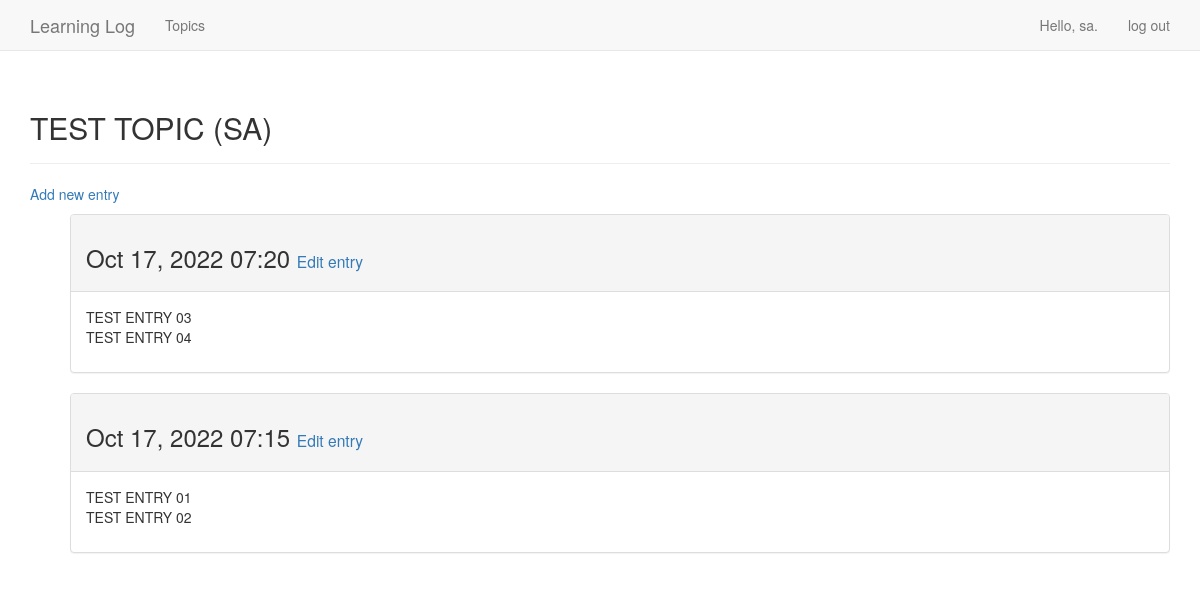
The page /topics/24/ (signed in) on the database its author committed.
### learning_logs/models.py (models this page shows, shortened)
class Topic(models.Model):
    text       = models.CharField(max_length=200)
    date_added = models.DateTimeField(auto_now_add=True)
    owner = models.ForeignKey(User, on_delete=models.PROTECT)
    def __str__(self):
        return self.text
    '''
    We need to tell Django which attribute to use by default when
    it displays information about a topic. Django calls  __str__()
    method to display a simple representation of a model. Here we've
    written __str__() method that returns the string stored in
    the text attribute
    '''

class Entry(models.Model):
    text       = models.TextField()
    date_added = models.DateTimeField(auto_now_add=True)
    topic      = models.ForeignKey(Topic, on_delete=models.PROTECT)
    '''
    "ForeignKey" is a database term; it's a reference to another record
    in the database. This is the code that connects each entry to a specific
    topic. Each topic is assigned a key, or ID, when it's created. When Django
    needs to establish a connection between two pieces of data, it uses the
    key associated with each piece of information. We'll use these connections
    shortly to retrieve all the entries associated with a certain topic.
    '''
    class Meta:
        verbose_name_plural = 'entries'

### learning_logs/views.py (the view)
# urls.py: re_path(r'^topics/(?P<topic_id>\d+)/$', views.topic, name='topic'),
@login_required
def topic(request, topic_id):
    topic = Topic.objects.get(id=topic_id)
    if topic.owner != request.user:
       raise Http404
    entries = topic.entry_set.order_by('-date_added')
    context = {'topic': topic, 'entries': entries}
    return render(request, 'learning_logs/topic.html', context)

### learning_logs/templates/learning_logs/topic.html
{% extends 'learning_logs/base.html' %}
{% block header %}
  <h2>{{ topic }}</h2>
{% endblock header %}
{% block content %}
  <p>
    <a href="{% url 'learning_logs:new_entry' topic.id %}">Add new entry</a>
  </p>
  <ul>
  {% for entry in entries %}
    <div class="panel panel-default">
      <div class="panel-heading">
        <h3>
          {{ entry.date_added|date:'M d, Y H:i' }}
          <small>
            <a href="{% url 'learning_logs:edit_entry' entry.id %}">Edit entry</a>
          </small>
        </h3>
      </div>
      <div class="panel-body"> {{ entry.text|linebreaks }}</div>
    </div>
    {% empty %}
      There are no entries for this topic yet.
  {% endfor %}
{% endblock content %}

### learning_logs/templates/learning_logs/base.html (shortened to what this page needs)
{% load bootstrap3 %}
<!DOCTYPE html>
<html lang="en">
<head>
  {% bootstrap_css %}
</head>
<body>
  <nav class="navbar navbar-default navbar-static-top">
    <div class="container">
      <div class="navbar-header">
        <a class="navbar-brand" href="{% url 'learning_logs:index' %}">
           Learning Log
        </a>
      </div>
      <div id="navbar" class="navbar-collapse collapse">
        <ul class="nav navbar-nav">
          <li><a href="{% url 'learning_logs:topics' %}">Topics</a></li>
        </ul>
        <ul class="nav navbar-nav navbar-right">
          {% if user.is_authenticated %}
            <li><a>Hello, {{ user.username }}.</a></li>
            <li><a href="{% url 'users:logout' %}">log out</a></li>
          {% else %}
            <li><a href="{% url 'users:register' %}">register</a></li>
            <li><a href="{% url 'users:login' %}">log in</a></li>
          {% endif %}
        </ul>
      </div>
    </div>
  </nav>
  <div class="container">
    <div class="page-header">{% block header %}{% endblock header %}</div>
    <div> {% block content %}{% endblock content %} </div>
  </div>
</body>
</html>

### rows shown on the page
Topic: text "TEST TOPIC (SA)"
Entry: date_added "Oct 17, 2022 07:20", text "TEST ENTRY 03 TEST ENTRY 04"
Entry: date_added "Oct 17, 2022 07:15", text "TEST ENTRY 01 TEST ENTRY 02"

### other values the page prints
{{ user.username }} "sa"
